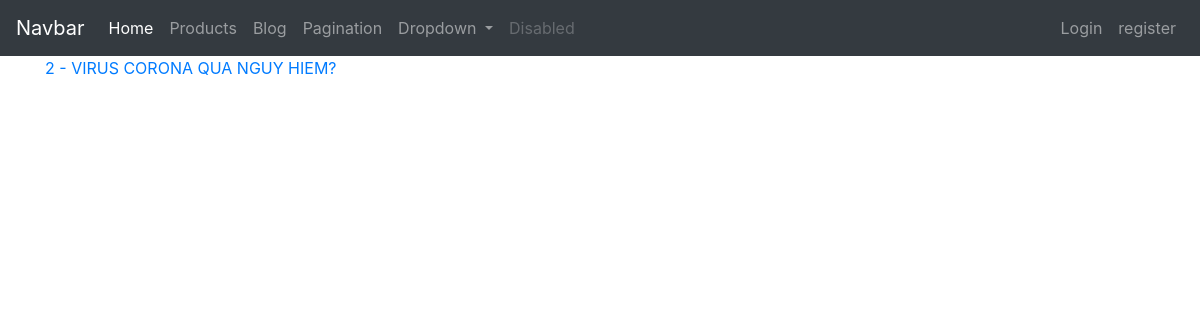
The page /blog/pagination/ on the database as committed earlier.
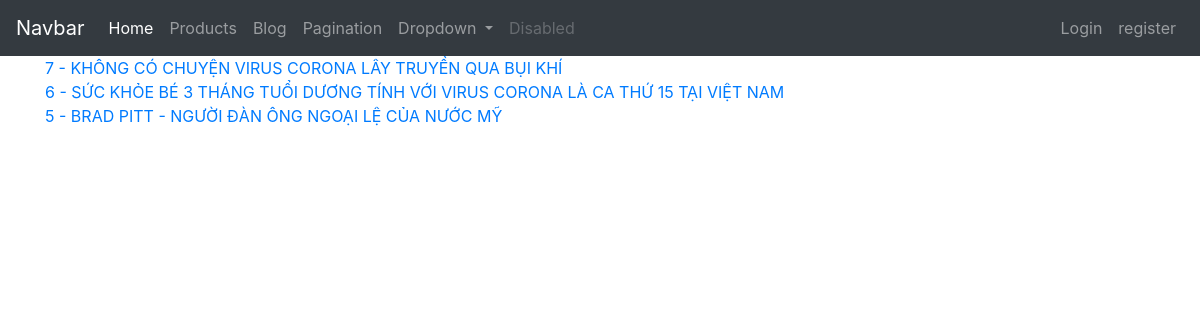
The same page on the database as committed later.
### blog/models.py (models this page shows, shortened)
class Article(models.Model):
    title = models.CharField(max_length=120)
    content = models.TextField()
    active = models.BooleanField(default=True)
    slug = models.SlugField(null=False, unique=True)
    def get_absolute_url(self):
        return reverse("articles:article-detail", kwargs={"slug": self.slug})

### blog/views.py (the view)
# urls.py: path('pagination/', PaginationListView.as_view(), name='pagination-list'),
class PaginationListView(ListView):
    template_name = 'articles/pagination_list.html'
    paginate_by = 3
    def get_queryset(self):
        return Article.objects.all()[::-1]

### blog/templates/articles/pagination_list.html (shortened to what this page needs)
{% extends 'base.html' %}
{% load bootstrap_pagination %}
{% block content %}
<div class="container">
  {% for article in page_obj %}
  <a href="{{ article.get_absolute_url }}">
    {{ article.id }} - {{ article.title|upper }}
  </a>
  <br>
  {% endfor %}
</div>
{% endblock %}

Rows that differ between the two databases and show on the page:
removed Article: id "2", title "VIRUS CORONA QUA NGUY HIEM?"
added Article: id "7", title "KHÔNG CÓ CHUYỆN VIRUS CORONA LÂY TRUYỀN QUA BỤI KHÍ"
added Article: id "6", title "SỨC KHỎE BÉ 3 THÁNG TUỔI DƯƠNG TÍNH VỚI VIRUS CORONA LÀ CA THỨ 15 TẠI VIỆT NAM"
added Article: id "5", title "BRAD PITT - NGƯỜI ĐÀN ÔNG NGOẠI LỆ CỦA NƯỚC MỸ"
